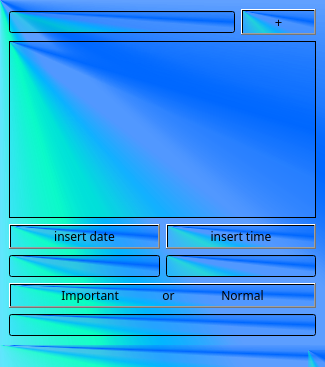
<?xml version="1.0" encoding="UTF-8"?>
<ui version="4.0">
 <class>MainWindow</class>
 <widget class="QMainWindow" name="MainWindow">
  <property name="geometry">
   <rect>
    <x>0</x>
    <y>0</y>
    <width>325</width>
    <height>367</height>
   </rect>
  </property>
  <property name="windowTitle">
   <string>MainWindow</string>
  </property>
  <property name="styleSheet">
   <string notr="true">background-color: qconicalgradient(cx:0, cy:0, angle:135, stop:0 rgba(0, 223, 255, 69), stop:0.375 rgba(0, 212, 255, 69), stop:0.423533 rgba(0, 255, 190, 145), stop:0.45 rgba(0, 180, 255, 208), stop:0.477581 rgba(71, 146, 255, 130), stop:0.518717 rgba(71, 146, 255, 130), stop:0.55 rgba(0, 104, 255, 255), stop:0.57754 rgba(0, 104, 255, 130), stop:0.625 rgba(0, 104, 255, 69), stop:1 rgba(0, 255, 180, 69));</string>
  </property>
  <widget class="QWidget" name="centralwidget">
   <layout class="QVBoxLayout" name="verticalLayout">
    <item>
     <layout class="QGridLayout" name="gl_tasks"/>
    </item>
    <item>
     <layout class="QHBoxLayout" name="horizontalLayout">
      <item>
       <widget class="QLineEdit" name="tb_ne_task"/>
      </item>
      <item>
       <widget class="QPushButton" name="btn_new_task">
        <property name="font">
         <font>
          <family>MRT_Nil 3</family>
          <pointsize>10</pointsize>
         </font>
        </property>
        <property name="text">
         <string>+</string>
        </property>
       </widget>
      </item>
     </layout>
    </item>
    <item>
     <widget class="QTextEdit" name="tb_n_t_d"/>
    </item>
    <item>
     <layout class="QHBoxLayout" name="horizontalLayout_4">
      <item>
       <widget class="QPushButton" name="pushButton_2">
        <property name="font">
         <font>
          <family>MRT_Nil 3</family>
         </font>
        </property>
        <property name="text">
         <string>insert date</string>
        </property>
       </widget>
      </item>
      <item>
       <widget class="QPushButton" name="pushButton">
        <property name="font">
         <font>
          <family>MRT_Nil 3</family>
         </font>
        </property>
        <property name="text">
         <string>insert time</string>
        </property>
       </widget>
      </item>
     </layout>
    </item>
    <item>
     <layout class="QHBoxLayout" name="horizontalLayout_2">
      <item>
       <widget class="QLineEdit" name="date"/>
      </item>
      <item>
       <widget class="QLineEdit" name="time"/>
      </item>
     </layout>
    </item>
    <item>
     <widget class="QPushButton" name="pushButton_3">
      <property name="font">
       <font>
        <family>MRT_Nil 3</family>
       </font>
      </property>
      <property name="text">
       <string>Important              or               Normal</string>
      </property>
     </widget>
    </item>
    <item>
     <widget class="QLineEdit" name="i_o_n"/>
    </item>
   </layout>
  </widget>
  <widget class="QMenuBar" name="menubar">
   <property name="geometry">
    <rect>
     <x>0</x>
     <y>0</y>
     <width>325</width>
     <height>21</height>
    </rect>
   </property>
  </widget>
  <widget class="QStatusBar" name="statusbar"/>
 </widget>
 <resources/>
 <connections/>
</ui>
